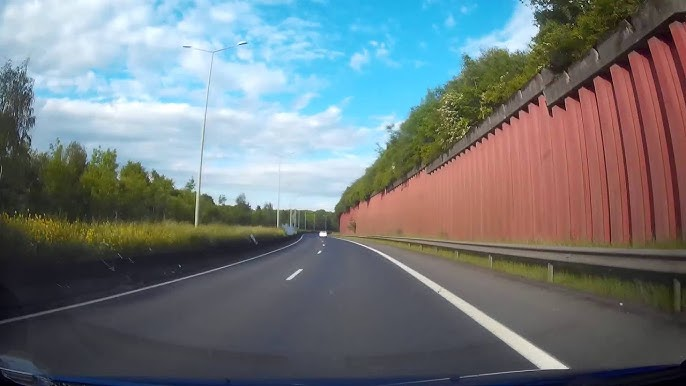
#> input picture Abschlussprojekt/img/img3.jpg, 686 x 386 px, given in place of KN_Mainau.mp4, which was not available
$ jupyter execute --allow-errors lane_detect.ipynb
#> lines starting #> are read from the running program, lines starting #| are printed output that depends on the picture; after the words box and inside, x2 and y2 are one past the last pixel; in counts of white or black regions, pixels touching at a corner belong together; pictures that were not available may be replaced by others from this repository, and a replacement may not be noted
[cell 1]
import numpy as np
import cv2
import matplotlib.pyplot as plt

class LaneDetector:
    def __init__(self, target_height=480):
        self.target_height = target_height

    def resize_preserve_aspect(self, image, target_height=None):
        if target_height is None:
            target_height = self.target_height
        h, w = image.shape[:2]
        aspect_ratio = w / h
        target_width = int(target_height * aspect_ratio)
        resized = cv2.resize(image, (target_width, target_height), interpolation=cv2.INTER_AREA)
        return resized

    def remove_green_regions(self, image, green_threshold=40, region_density_threshold=0.5):
        hsv = cv2.cvtColor(image, cv2.COLOR_BGR2HSV)
        lower_green = np.array([60 - green_threshold, 40, 40])
        upper_green = np.array([60 + green_threshold, 255, 255])
        green_mask = cv2.inRange(hsv, lower_green, upper_green)
        kernel_size = 15
        density = cv2.blur(green_mask.astype(np.float32)/255, (kernel_size, kernel_size))
        region_mask = (density >= region_density_threshold).astype(np.uint8) * 255
        region_mask = cv2.morphologyEx(region_mask, cv2.MORPH_CLOSE, np.ones((7, 7), np.uint8))
        combined_mask = cv2.bitwise_or(green_mask, region_mask)
        result = image.copy()
        result[combined_mask > 0] = [0, 0, 0]
        return result, green_mask, region_mask

    def gray_eq(self, img):
        img_rgb = img[..., :3]
        gray_image = cv2.cvtColor(img_rgb, cv2.COLOR_RGB2GRAY)
        equalized = cv2.equalizeHist(gray_image)
        gray_image = equalized.astype(np.float32) / 255.0
        gray_image = np.clip((gray_image - 0.25) / (1.0 - 0.25), 0, 1)
        return gray_image

    def canny_edge_detection(self, blurred, low_thresh=0.1, high_thresh=0.2):
        blurred_uint8 = (blurred * 255).astype(np.uint8)
        low_trsh = int(low_thresh * 255)
        high_trsh = int(high_thresh * 255)
        edges = cv2.Canny(blurred_uint8, threshold1=low_trsh, threshold2=high_trsh)
        edges = edges.astype(bool)
        return edges

    def apply_roi_mask_to_edges(self, edges, trapezoid_vertices):
        mask = np.zeros_like(edges, dtype=np.uint8)
        polygon = np.array([trapezoid_vertices], dtype=np.int32)
        cv2.fillPoly(mask, polygon, color=1)
        return edges & (mask.astype(bool))

    def average_direction(self, p0, p1):
        dx = p1[0] - p0[0]
        dy = p1[1] - p0[1]
        return np.degrees(np.arctan2(dy, dx))

    def line_midpoint(self, p0, p1):
        return ((p0[0] + p1[0]) / 2, (p0[1] + p1[1]) / 2)

    def group_similar_lines(self, lines, angle_thresh=5, x_thresh=10):
        groups = []
        for line in lines:
            p0, p1 = line
            angle = self.average_direction(p0, p1)
            midpoint = self.line_midpoint(p0, p1)
            matched = False
            for group in groups:
                ga, gm = group['angle'], group['midpoint']
                if abs(angle - ga) < angle_thresh and abs(midpoint[0] - gm[0]) < x_thresh:
                    group['lines'].append(line)
                    group['angle'] = (group['angle'] + angle) / 2
                    group['midpoint'] = ((group['midpoint'][0] + midpoint[0]) / 2,
                                         (group['midpoint'][1] + midpoint[1]) / 2)
                    matched = True
                    break
            if not matched:
                groups.append({'angle': angle, 'midpoint': midpoint, 'lines': [line]})
        return groups

    def fit_line_through_group(self, group_lines):
        points = []
        for p0, p1 in group_lines:
            points.extend([p0, p1])
        points = np.array(points)
        xs, ys = points[:, 0], points[:, 1]
        if len(xs) < 2:
            return None
        poly = np.polyfit(xs, ys, deg=1)
        return poly

    # [14 lines left out: functions compute_intersection, extrapolate_line, not called in this run]


    def get_trapezoid_vertices(self, h, w, camera_type='google_maps'):
        # Google maps trapezoid for lane detection
        trapezoid_google = np.array([
            (int(w * 0.25), int(h)),
            (int(w * 0.45), int(h * 0.65)),
            (int(w * 0.55), int(h * 0.65)),
            (int(w * 0.75), int(h)),
        ], dtype=np.int32)

        # Iphone camera trapezoid for lane detection
        trapezoid_iphone = np.array([
            (int(w * 0.1), int(h)),
            (int(w * 0.45), int(h * 0.6)),
            (int(w * 0.55), int(h * 0.6)),
            (int(w * 0.9), int(h)),
        ], dtype=np.int32)

        trapezoid = None
        if camera_type == 'google_maps':
            trapezoid = trapezoid_google
        elif camera_type == 'iphone':
            trapezoid = trapezoid_iphone
        if trapezoid is None:
            raise ValueError("Invalid camera_type provided. Must be 'google_maps' or 'iphone'.")

        return trapezoid


# -----------------------------------------------------------------------------------------------

    def detect_lanes_from_file(self, img_path, camera_type='google_maps'):

        img = cv2.imread(img_path)
        img = cv2.cvtColor(img, cv2.COLOR_BGR2RGB)
        img = self.resize_preserve_aspect(img, target_height=self.target_height)

        green_removed, green_mask, region_mask = self.remove_green_regions(
            img, green_threshold=35, region_density_threshold=0.48)

        gray_image = self.gray_eq(green_removed)
        blurred = cv2.GaussianBlur(gray_image, (0, 0), sigmaX=2.5, sigmaY=2.5)
        canny_edges = self.canny_edge_detection(blurred)

        h, w = canny_edges.shape

        trapezoid = self.get_trapezoid_vertices(h, w, camera_type=camera_type)
        edges_roi = self.apply_roi_mask_to_edges(canny_edges, trapezoid)

        edges_uint8 = (edges_roi.astype(np.uint8)) * 255
        raw_lines = cv2.HoughLinesP(
            edges_uint8,
            rho=1,
            theta=np.pi / 180,
            threshold=10,
            minLineLength=25,
            maxLineGap=5
        )

        lines = []
        if raw_lines is not None:
            for line in raw_lines:
                x1, y1, x2, y2 = line[0]
                lines.append(((x1, y1), (x2, y2)))

        angle_min = 23
        angle_max = 150

        filtered_lines = []
        for p0, p1 in lines:
            dx = p1[0] - p0[0]
            dy = p1[1] - p0[1]
            angle = np.degrees(np.arctan2(dy, dx))
            if angle_min < abs(angle) < angle_max:
                filtered_lines.append((p0, p1))

        image_center_x = img.shape[1] // 2
        left_lines = []
        right_lines = []
        for p0, p1 in filtered_lines:
            x_avg = (p0[0] + p1[0]) / 2
            if x_avg < image_center_x:
                left_lines.append((p0, p1))
            else:
                right_lines.append((p0, p1))

        left_group = self.group_similar_lines(left_lines)
        right_group = self.group_similar_lines(right_lines)
        best_left = max(left_group, key=lambda g: len(g['lines']), default=None)
        best_right = max(right_group, key=lambda g: len(g['lines']), default=None)
        left_fit = self.fit_line_through_group(best_left['lines']) if best_left else None
        right_fit = self.fit_line_through_group(best_right['lines']) if best_right else None

        height = img.shape[0]
        output_img = img.copy()
        height = img.shape[0]

        if (left_fit is not None) and (right_fit is not None):
            bottom_y = height
            top_y_default = int(height * 0.6)
            intersection = self.compute_intersection(left_fit, right_fit)
            if intersection and intersection[1] > top_y_default:
                top_y = int(intersection[1])
            else:
                top_y = int(top_y_default)

            l0, l1 = self.extrapolate_line(left_fit, bottom_y, top_y)
            r0, r1 = self.extrapolate_line(right_fit, bottom_y, top_y)


            overlay = output_img.copy()
            polygon_pts = np.array([l0, l1, r1, r0], dtype=np.int32)
            cv2.fillPoly(overlay, [polygon_pts], color=(0,255,0))

            alpha = 0.35
            cv2.addWeighted(overlay, alpha, output_img, 1 - alpha, 0, output_img)


            cv2.line(output_img, tuple(map(int, l0)), tuple(map(int, l1)), (220,0,0), 2)
            cv2.line(output_img, tuple(map(int, r0)), tuple(map(int, r1)), (0,15,180), 2)


        return {
            "img": img,
            "green_removed": green_removed,
            "green_mask": green_mask,
            "region_mask": region_mask,
            "gray_image": gray_image,
            "blurred": blurred,
            "canny_edges": canny_edges,
            "edges_roi": edges_roi,
            "lines": lines,
            "filtered_lines": filtered_lines,
            "left_fit": left_fit,
            "right_fit": right_fit,
            "output_image": output_img,
        }

[cell 2]
detector = LaneDetector(target_height=480)
#> (the rest of this cell did not finish here and is left out)

output_img = result["output_image"]

# Optional: Visualisierung des Ergebnisses
plt.figure(figsize=(10, 10))
plt.imshow(output_img)
plt.title("Ergebnisbild mit Fahrspurmarkierung")
plt.axis('off')
plt.show()

# Bild abspeichern
#output_bgr = cv2.cvtColor(output_img, cv2.COLOR_RGB2BGR)
#cv2.imwrite("output_lane.png", output_bgr)

[cell 3]
import cv2
from tqdm import tqdm

def process_video_with_lane_detector(detector, input_video_path, output_video_path, camera_type='iphone'):
#> called with input_video_path = 'img/KN_Mainau.mp4', output_video_path = 'output.mp4', camera_type = 'iphone'
    cap = cv2.VideoCapture(input_video_path)
    fps = cap.get(cv2.CAP_PROP_FPS)
    ret, frame = cap.read()
#> frame is the input picture: shape (386, 686, 3); mean B, G, R 124.1, 120.5, 113.5
    if not ret:
        raise RuntimeError("Video konnte nicht gelesen werden")
    # Frame einmal durch Pipeline für Größe
    cv2.imwrite("__temp_first_frame.png", frame)
    result = detector.detect_lanes_from_file("__temp_first_frame.png", camera_type=camera_type)
#> call 2 of detect_lanes_from_file, with img_path = '__temp_first_frame.png', camera_type = 'iphone'
#> in remove_green_regions, `green_mask = cv2.inRange(hsv, lower_green, upper_green)`:
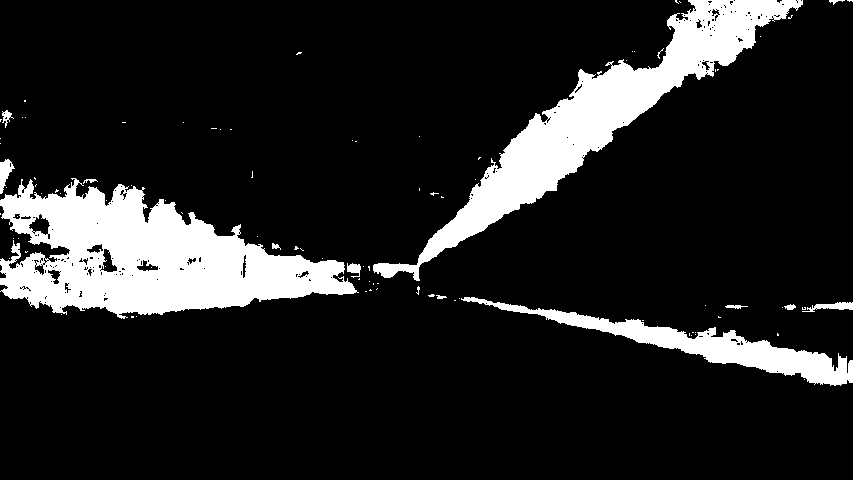
#> green_mask: shape (480, 853); 13.8% white; 95 white regions (82 under 20 px), largest, box (x1, y1, x2, y2) and area: (0, 178, 359, 319) 27271, (373, 0, 803, 281) 20976, (461, 297, 853, 386) 6959
#> in remove_green_regions, `density = cv2.blur(green_mask.astype(np.float32)/255, (kernel_size, ke..`:
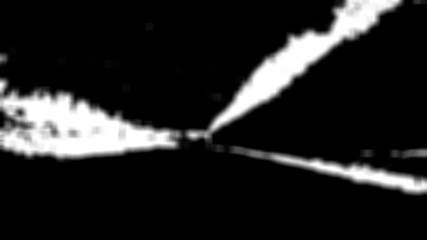
#> density: shape (480, 853) float32 (shown at 1/2 size); min 0, max 1, mean 0.138
#> in remove_green_regions, `combined_mask = cv2.bitwise_or(green_mask, region_mask)`:
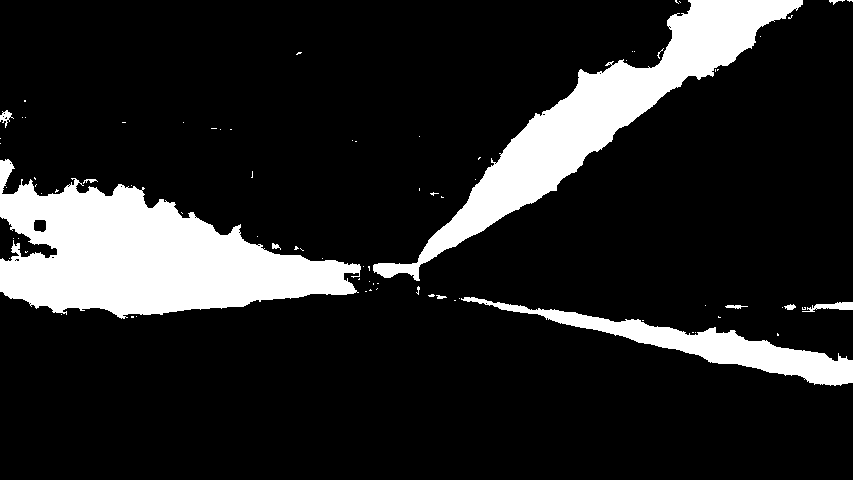
#> combined_mask: shape (480, 853); 14.7% white; 81 white regions (70 under 20 px), largest, box (x1, y1, x2, y2) and area: (0, 159, 361, 319) 30010, (373, 0, 803, 281) 21978, (461, 297, 853, 386) 7378
#> in remove_green_regions, `result[combined_mask > 0] = [0, 0, 0]`:
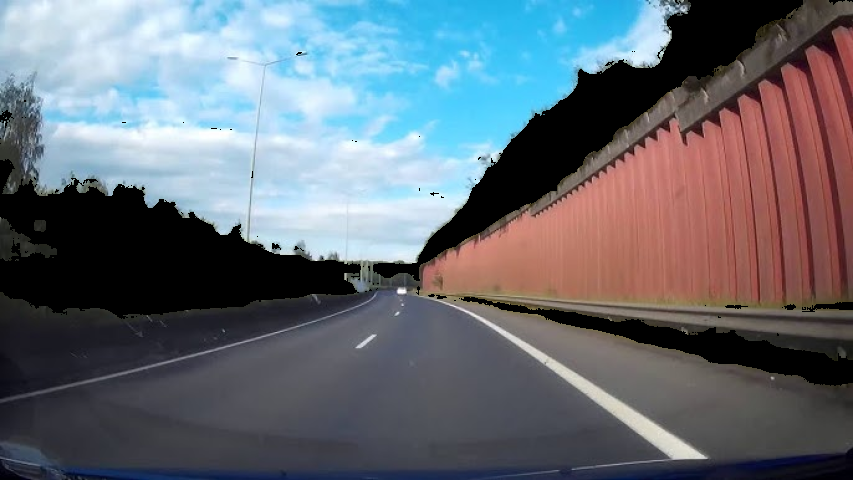
#> result: shape (480, 853, 3); mean R, G, B 101.6, 108.1, 116.8
#> in gray_eq, `equalized = cv2.equalizeHist(gray_image)`:
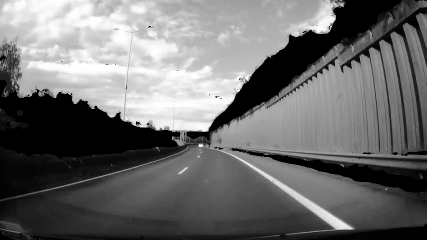
#> equalized: shape (480, 853) (shown at 1/2 size); min 0, max 255, mean 109.3
#> in gray_eq, `gray_image = np.clip((gray_image - 0.25) / (1.0 - 0.25), 0, 1)`:
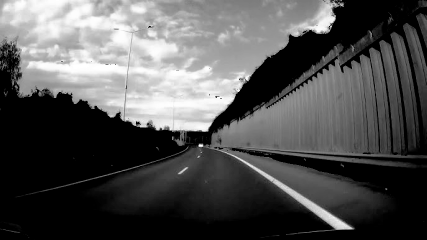
#> gray_image: shape (480, 853) float32 (shown at 1/2 size); min 0, max 1, mean 0.322
#> in detect_lanes_from_file (call 2), `blurred = cv2.GaussianBlur(gray_image, (0, 0), sigmaX=2.5, sigmaY=2.5)`:
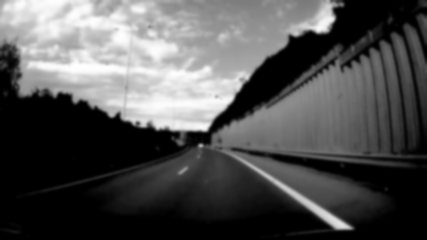
#> blurred: shape (480, 853) float32 (shown at 1/2 size); min 0, max 0.999, mean 0.322
#> in canny_edge_detection, `edges = cv2.Canny(blurred_uint8, threshold1=low_trsh, threshold2=high_..`:
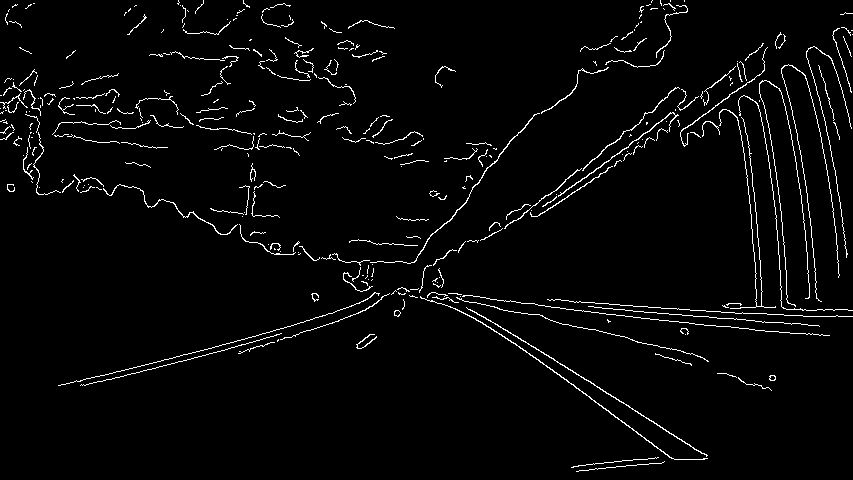
#> edges: shape (480, 853); 3% white in thin lines or dots
#> in apply_roi_mask_to_edges, `cv2.fillPoly(mask, polygon, color=1)`:
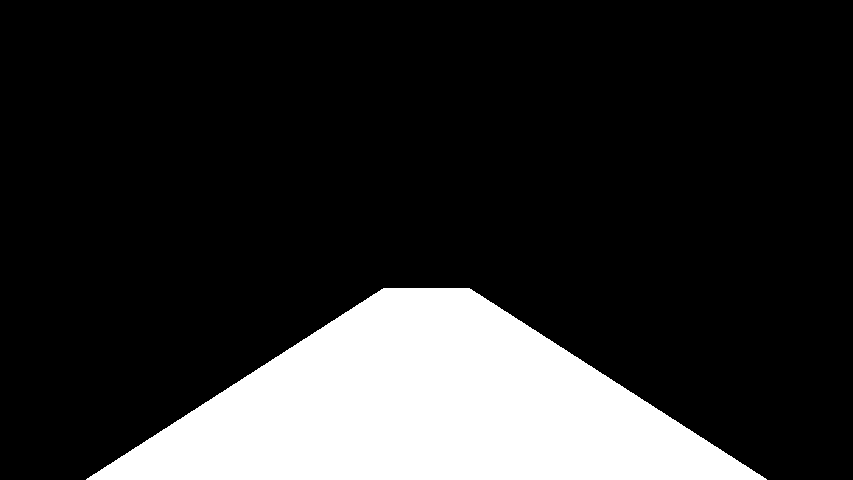
#> mask: shape (480, 853); values 0 (black) and 1 (white), 18% white; 1 white region, box (x1, y1, x2, y2) and area: (86, 288, 767, 480) 73834
#> in apply_roi_mask_to_edges, `return edges & (mask.astype(bool))`:
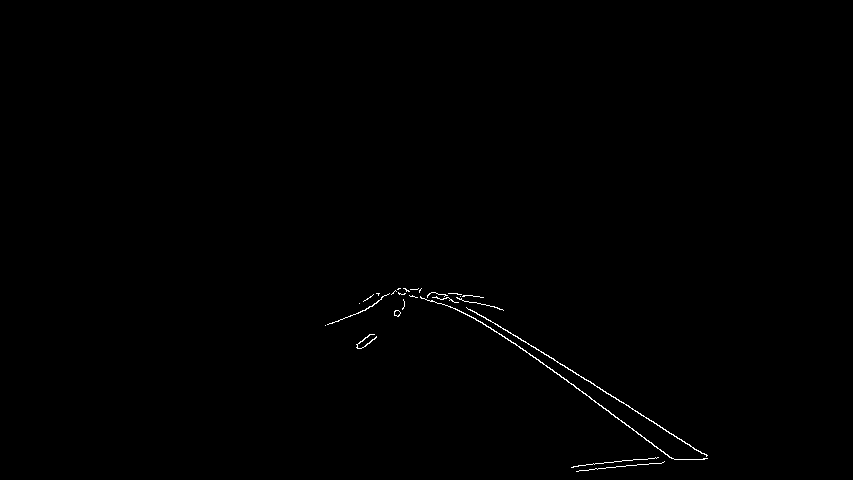
#> returned value: shape (480, 853) bool; 0.34% white in thin lines or dots, all inside (x1, y1, x2, y2) = (325, 288, 708, 472)
#> in detect_lanes_from_file (call 2), `raw_lines = cv2.HoughLinesP( edges_uint8, rho=1, theta=np.pi / 180, th..`: raw_lines = 13 rows, first 6: [483, 316, 706, 455], [507, 338, 674, 459], [525, 350, 617, 417], [499, 333, 533, 357], [589, 469, 663, 462], [573, 466, 658, 457]
#> the loop in detect_lanes_from_file (call 2), `for line in raw_lines:` made 13 passes
#> after the loop in detect_lanes_from_file (call 2), `for line in raw_lines:`: lines = 13 items
#> the loop in detect_lanes_from_file (call 2), `for p0, p1 in lines:` made 13 passes
#> (p0, p1, dx, dy, angle) on passes 1 to 8: ((483, 316), (706, 455), 223, 139, 31.94), ((507, 338), (674, 459), 167, 121, 35.93), ((525, 350), (617, 417), 92, 67, 36.06), ((499, 333), (533, 357), 34, 24, 35.22), ((589, 469), (663, 462), 74, -7, -5.4), ((573, 466), (658, 457), 85, -9, -6.04), ((448, 293), (483, 297), 35, 4, 6.52), ((394, 291), (452, 307), 58, 16, 15.42)
#> after the loop in detect_lanes_from_file (call 2), `for p0, p1 in lines:`: filtered_lines = [((483, 316), (706, 455)), ((507, 338), (674, 459)), ((525, 350), (617, 417)), ((499, 333), (533, 357)), ((657, 425), (706, 456)), ((454, 308), (489, 327)), ((507, 330), (659, 425)), ((610, 413), (672, 458))]
#> the loop in detect_lanes_from_file (call 2), `for p0, p1 in filtered_lines:` made 8 passes
#> (p0, p1, x_avg) on passes 1 to 8: ((483, 316), (706, 455), 594.5), ((507, 338), (674, 459), 590.5), ((525, 350), (617, 417), 571), ((499, 333), (533, 357), 516), ((657, 425), (706, 456), 681.5), ((454, 308), (489, 327), 471.5), ((507, 330), (659, 425), 583), ((610, 413), (672, 458), 641)
#> after the loop in detect_lanes_from_file (call 2), `for p0, p1 in filtered_lines:`: left_lines = []; right_lines has the same summary as filtered_lines
#> the loop in group_similar_lines (call 2), `for line in lines:` made 8 passes
#> (p0, p1, dx in average_direction, dy in average_direction, angle, midpoint) on passes 1 to 7: ((483, 316), (706, 455), 223, 139, 31.94, (594.5, 385.5)), ((507, 338), (674, 459), 167, 121, 35.93, (590.5, 398.5)), ((525, 350), (617, 417), 92, 67, 36.06, (571, 383.5)), ((499, 333), (533, 357), 34, 24, 35.22, (516, 345)), ((657, 425), (706, 456), 49, 31, 32.32, (681.5, 440.5)), ((454, 308), (489, 327), 35, 19, 28.5, (471.5, 317.5)), ((507, 330), (659, 425), 152, 95, 32.01, (583, 377.5))
#> in detect_lanes_from_file (call 2), `right_group = self.group_similar_lines(right_lines)`: right_group = 6 items
#> in detect_lanes_from_file (call 2), `best_right = max(right_group, key=lambda g: len(g['lines']), default=N..`: best_right = 3 items
#> in detect_lanes_from_file (call 2), `right_fit = self.fit_line_through_group(best_right['lines']) if best_r..`: right_fit = [0.653, 2.58]
#> result = 13 items
    output_img = result["output_image"]
    h, w = output_img.shape[:2]
    fourcc = cv2.VideoWriter_fourcc(*'mp4v')
    out = cv2.VideoWriter(output_video_path, fourcc, fps, (w, h))
    cap.set(cv2.CAP_PROP_POS_FRAMES, 0)
    total = int(cap.get(cv2.CAP_PROP_FRAME_COUNT))
    for _ in tqdm(range(total), desc="Frames"):
        ret, frame = cap.read()
        if not ret:
            break
        cv2.imwrite("__temp.png", frame)
        result = detector.detect_lanes_from_file("__temp.png", camera_type=camera_type)
        output_img = result["output_image"]
        out.write(cv2.cvtColor(output_img, cv2.COLOR_RGB2BGR))
    cap.release()
    out.release()
    import os; os.remove("__temp.png"); os.remove("__temp_first_frame.png")
